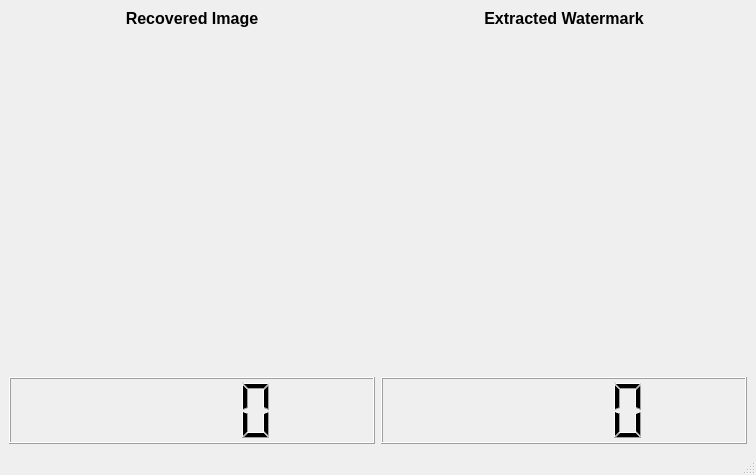
<?xml version="1.0" encoding="UTF-8"?>
<ui version="4.0">
 <class>ExtractWindow</class>
 <widget class="QMainWindow" name="ExtractWindow">
  <property name="geometry">
   <rect>
    <x>0</x>
    <y>0</y>
    <width>756</width>
    <height>475</height>
   </rect>
  </property>
  <property name="windowTitle">
   <string>Extracting Visualizer</string>
  </property>
  <widget class="QWidget" name="centralwidget">
   <layout class="QHBoxLayout" name="horizontalLayout_2">
    <item>
     <layout class="QHBoxLayout" name="horizontalLayout">
      <item>
       <layout class="QVBoxLayout" name="verticalLayout" stretch="0,5,1">
        <item>
         <widget class="QLabel" name="label">
          <property name="text">
           <string>&lt;html&gt;&lt;head/&gt;&lt;body&gt;&lt;p align=&quot;center&quot;&gt;&lt;span style=&quot; font-size:12pt; font-weight:600;&quot;&gt;Recovered Image&lt;/span&gt;&lt;/p&gt;&lt;/body&gt;&lt;/html&gt;</string>
          </property>
         </widget>
        </item>
        <item>
         <widget class="clickable_qlable" name="recovered_image">
          <property name="text">
           <string/>
          </property>
         </widget>
        </item>
        <item>
         <widget class="QLCDNumber" name="psnr_recovered"/>
        </item>
       </layout>
      </item>
      <item>
       <layout class="QVBoxLayout" name="verticalLayout_2" stretch="0,5,1">
        <item>
         <widget class="QLabel" name="label_2">
          <property name="text">
           <string>&lt;html&gt;&lt;head/&gt;&lt;body&gt;&lt;p align=&quot;center&quot;&gt;&lt;span style=&quot; font-size:12pt; font-weight:600;&quot;&gt;Extracted Watermark&lt;/span&gt;&lt;/p&gt;&lt;/body&gt;&lt;/html&gt;</string>
          </property>
         </widget>
        </item>
        <item>
         <widget class="clickable_qlable" name="extracted_watermark">
          <property name="text">
           <string/>
          </property>
         </widget>
        </item>
        <item>
         <widget class="QLCDNumber" name="psnr_watermark"/>
        </item>
       </layout>
      </item>
     </layout>
    </item>
   </layout>
  </widget>
  <widget class="QMenuBar" name="menubar">
   <property name="geometry">
    <rect>
     <x>0</x>
     <y>0</y>
     <width>756</width>
     <height>21</height>
    </rect>
   </property>
  </widget>
  <widget class="QStatusBar" name="statusbar"/>
 </widget>
 <customwidgets>
  <customwidget>
   <class>clickable_qlable</class>
   <extends>QLabel</extends>
   <header location="global">clickable_qlable.h</header>
  </customwidget>
 </customwidgets>
 <resources/>
 <connections/>
</ui>
